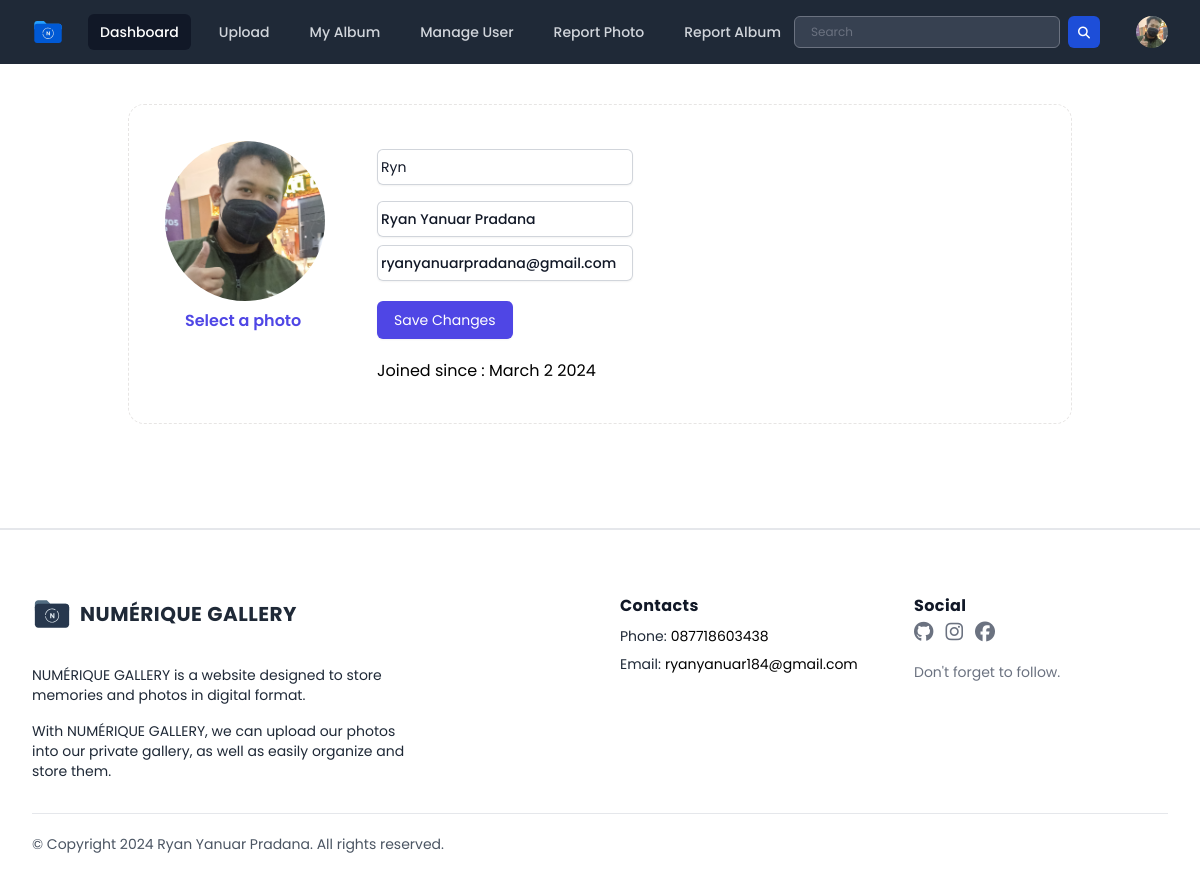
Page /public/page/user/setting_profile.php (signed in) on the committed database.
### tables this page shows
CREATE TABLE `users` (
  `userID` int(11) NOT NULL,
  `name` varchar(255) DEFAULT NULL,
  `username` varchar(50) NOT NULL,
  `password` varchar(255) NOT NULL,
  `email` varchar(100) NOT NULL,
  `access_level` varchar(50) DEFAULT 'user',
  `last_login` datetime DEFAULT NULL,
  `createdAt` timestamp NOT NULL DEFAULT current_timestamp(),
  `profile_photo` varchar(255) DEFAULT 'default_profile.svg'
);

### public/page/user/setting_profile.php (the view, shortened to what this page needs)
<?php
include "../../../database/koneksi.php";
$username = $_SESSION['username'];
$query = "SELECT * FROM users WHERE username = '$username'";
$result = mysqli_query($conn, $query);
if ($result && mysqli_num_rows($result) > 0) {
    $row = mysqli_fetch_assoc($result);
    $accesLevel = $row['access_level'];
    $profile_photo = $row['profile_photo'];
} else {
    echo "Error: " . mysqli_error($conn);
}
?>
<!DOCTYPE html>
<html lang="en">
<head>
    <link rel="stylesheet" href="../../css/output.css">
    <link rel="stylesheet" href="../../css/style.css">
    <link rel="stylesheet" href="../../css/all.min.css">
    <link rel="stylesheet" href="../../css/fontawesome.min.css">
</head>
<body class="h-screen font-poppins">
    <div x-data="{ open: false, profileMenuOpen: false }">
        <nav class="bg-gray-800">
            <div class="mx-auto max-w-7xl px-2 sm:px-6 lg:px-8">
                <div class="relative flex h-16 items-center justify-between">
                    <div class="flex flex-1 items-center justify-center sm:items-stretch sm:justify-start">
                        <div class="flex flex-shrink-0 items-center">
                            <img class="h-8 w-auto" src="../../assets/logo/logo-secondary.svg" alt="Numérique Gallery">
                        </div>
                        <div class="hidden sm:ml-6 sm:block">
                            <div class="flex space-x-4">
                                <a href="./dashboard.php" class="bg-gray-900 text-white rounded-md px-3 py-2 text-sm font-medium" aria-current="page">Dashboard</a>
                                <a href="./uploads.php" class="text-gray-300 hover:bg-gray-700 hover:text-white rounded-md px-3 py-2 text-sm font-medium">Upload</a>
                                <a href="./album.php" class="text-gray-300 hover:bg-gray-700 hover:text-white rounded-md px-3 py-2 text-sm font-medium">My Album</a>
                                <?php if ($accesLevel === 'admin' || $accesLevel === 'super_admin') : ?>
                                    <a href="../admin/manage-user.php" class="text-gray-300 hover:bg-gray-700 hover:text-white rounded-md px-3 py-2 text-sm font-medium">Manage User</a>
                                    <a href="../admin/report/reportPhoto.php" class="text-gray-300 hover:bg-gray-700 hover:text-white rounded-md px-3 py-2 text-sm font-medium">Report Photo</a>
                                    <a href="../admin/report/reportAlbum.php" class="text-gray-300 hover:bg-gray-700 hover:text-white rounded-md px-3 py-2 text-sm font-medium">Report Album</a>
                                <?php elseif ($accesLevel === 'user') : ?>
                                    <a href="../admin/manage-user.php" hidden class="text-gray-300 hover:bg-gray-700 hover:text-white rounded-md px-3 py-2 text-sm font-medium">Manage User</a>
                                <?php endif; ?>
                            </div>
                        </div>
                    </div>
                    <div class="flex items-center">
                        <form action="./result_search.php" class="flex flex-row gap-2" method="GET">
                            <div class="hidden sm:block">
                                <input type="text" name="search" placeholder="Search" class="bg-gray-700 text-white px-4 py-3 h-8 rounded-md text-xs focus:outline-none focus:shadow-outline">
                            </div>
                            <button type="submit" class="text-white block bg-blue-700 hover:bg-blue-800 focus:ring-4 focus:ring-blue-300 font-medium rounded-md text-sm  h-8 w-8 dark:bg-blue-600 dark:hover:bg-blue-700 focus:outline-none dark:focus:ring-blue-800"><i class="fa-solid fa-magnifying-glass text-xs mx-auto"></i></button>
                        </form>
                        <div class="absolute inset-y-0 right-0 flex items-center pr-2 sm:static sm:inset-auto sm:ml-6 sm:pr-0">
                            <div class="relative ml-3">
                                <div>
                                    <button @click="profileMenuOpen = !profileMenuOpen" type="button" class="relative flex rounded-full bg-gray-800 text-sm focus:outline-none focus:ring-2 focus:ring-white focus:ring-offset-2 focus:ring-offset-gray-800" id="user-menu-button" aria-expanded="false" aria-haspopup="true">
                                        <span class="absolute -inset-1.5"></span>
                                        <img class="h-8 w-8 rounded-full" src="../../../database/uploads/<?= $profile_photo ?>" alt="<?= $row['username'] ?> profile photo">
                                    </button>
                                </div>
                            </div>
                        </div>
                    </div>
                </div>
            </div>
        </nav>
    </div>
    <div class="container mx-auto p-10">
        <div class="relative flex flex-col w-full min-h-[320px] min-w-0 mb-6 break-words border border-dashed bg-clip-border rounded-2xl border-stone-200 bg-light/30 draggable">
            <div class="px-9 pt-9 flex-auto min-h-[70px] pb-0 bg-transparent">
                <form action="" method="post" enctype="multipart/form-data">
                    <div class="flex flex-wrap mb-6 xl:flex-nowrap">
                        <div class="mb-5 mr-5">
                            <div class="relative inline-block w-48 shrink-0 rounded-2xl">
                                <img id="profilePhotoPreview" class="flex shrink-0 mb-2 rounded-full w-[80px] h-[80px] lg:w-[160px] lg:h-[160px]" src="../../../database/uploads/<?= $row['profile_photo'] ?>" alt="<?= $row['username'] ?> profile photo" />
                                <button type="button" id="photoPopupButton" onclick="togglePopup()" class="cursor-pointer ml-5 rounded-md bg-white font-semibold text-indigo-600 focus-within:outline-none focus-within:ring-2 focus-within:ring-indigo-600 focus-within:ring-offset-2 hover:text-indigo-500">Select a photo</button>
                            </div>
                        </div>
                        <div class="grow">
                            <div class="flex flex-wrap items-start justify-between mb-2">
                                <div class="flex flex-col">
                                    <div class="flex items-center mb-2">
                                        <div class="sm:col-span-4">
                                            <div class="mt-2">
                                                <div class="flex rounded-md shadow-sm ring-1 ring-inset ring-gray-300 focus-within:ring-2 focus-within:ring-inset focus-within:ring-indigo-600 sm:max-w-md">
                                                    <input type="text" value="<?= $username ?>" name="username" id="username" autocomplete="username" disabled class="block flex-1 border-0 bg-transparent w-64 py-1.5 pl-1 text-gray-900 placeholder:text-gray-400 focus:ring-0 sm:text-sm sm:leading-6" placeholder="">
                                                </div>
                                            </div>
                                        </div>
                                    </div>
                                    <div class="flex flex-wrap pr-2 font-medium">
                                        <div class="sm:col-span-4">
                                            <div class="mt-2">
                                                <div class="flex rounded-md shadow-sm ring-1 ring-inset ring-gray-300 focus-within:ring-2 focus-within:ring-inset focus-within:ring-indigo-600 sm:max-w-md">
                                                    <input type="text" value="<?= $row['name'] ?>" name="name" id="name" autocomplete="name" class="block flex-1 border-0 bg-transparent w-64 py-1.5 pl-1 text-gray-900 placeholder:text-gray-400 focus:ring-0 sm:text-sm sm:leading-6" placeholder="">
                                                </div>
                                            </div>
                                        </div>
                                    </div>
                                    <div class="flex flex-wrap pr-2 font-medium">
                                        <div class="sm:col-span-4">
                                            <div class="mt-2">
                                                <div class="flex rounded-md shadow-sm ring-1 ring-inset ring-gray-300 focus-within:ring-2 focus-within:ring-inset focus-within:ring-indigo-600 sm:max-w-md">
                                                    <input type="email" value="<?= $row['email'] ?>" name="email" id="email" autocomplete="email" class="block flex-1 border-0 bg-transparent w-64 py-1.5 pl-1 text-gray-900 placeholder:text-gray-400 focus:ring-0 sm:text-sm sm:leading-6" placeholder="">
                                                </div>
                                            </div>
                                        </div>
                                    </div>
                                    <div class="mt-5">
                                        <button type="submit" class="inline-flex items-center justify-center px-4 py-2 border border-transparent rounded-md shadow-sm text-sm font-normal text-white bg-indigo-600 hover:bg-indigo-700 focus:outline-none focus:ring-2 focus:ring-offset-2 focus:ring-indigo-500">Save Changes</button>
                                    </div>
                                    <div>
                                        <p class="flex items-center mb-2 mt-5 mr-5 text-secondary-dark hover:text-primary" href="javascript:void(0)">
                                            Joined since : <?= date('F j Y', strtotime($row['createdAt'])); ?>
                                        </p>
                                    </div>
                                </div>
                            </div>
                        </div>
                    </div>
                </form>
            </div>
        </div>
    </div>
    <div class="px-4 pt-16 mx-auto sm:max-w-xl md:max-w-full lg:max-w-screen-xl md:px-24 lg:px-8 border-t-2 mt-10">
        <div class="grid gap-10 row-gap-6 mb-8 sm:grid-cols-2 lg:grid-cols-4">
            <div class="sm:col-span-2">
                <a href="./dashboard.php" aria-label="Go home" title="Company" class="inline-flex items-center">
                    <img src="../../assets/logo/logo-main.svg" class="h-10 w-auto" alt="Numérique Gallery">
                    <span class="ml-2 text-xl font-bold tracking-wide text-gray-800 uppercase">Numérique Gallery</span>
                </a>
                <div class="mt-6 lg:max-w-sm">
                    <p class="text-sm text-gray-800">
                        NUMÉRIQUE GALLERY is a website designed to store memories and photos in digital format.
                    </p>
                    <p class="mt-4 text-sm text-gray-800">
                        With NUMÉRIQUE GALLERY, we can upload our photos into our private gallery, as well as easily organize and store them.
                    </p>
                </div>
            </div>
            <div class="space-y-2 text-sm">
                <p class="text-base font-bold tracking-wide text-gray-900">Contacts</p>
                <div class="flex">
                    <p class="mr-1 text-gray-800">Phone:</p>
                    <span class="transition-colors duration-300 text-deep-purple-accent-400 hover:text-deep-purple-800">087718603438</span>
                </div>
                <div class="flex">
                    <p class="mr-1 text-gray-800">Email:</p>
                    <span class="transition-colors duration-300 text-deep-purple-accent-400 hover:text-deep-purple-800">ryanyanuar184@gmail.com</span>
                </div>
            </div>
            <div>
                <span class="text-base font-bold tracking-wide text-gray-900">Social</span>
                <div class="flex items-center mt-1 space-x-3">
                    <a href="https://github.com/Rynr615" target="_blank" class="text-gray-500 transition-colors duration-300 hover:text-gray-500">
                        <i class="fa-brands fa-github text-xl"></i>
                    </a>
                    <a href="https://www.instagram.com/ryn_ynr/" target="_blank" class="text-gray-500 transition-colors duration-300 hover:hover:text-gray-500">
                        <i class="fa-brands fa-instagram text-xl"></i>
                    </a>
                    <a href="https://www.facebook.com/profile.php?id=100055706964435" target="_blank" class="text-gray-500 transition-colors duration-300 hover:hover:text-gray-500">
                        <i class="fa-brands fa-facebook text-xl"></i>
                    </a>
                </div>
                <p class="mt-4 text-sm text-gray-500">
                    Don't forget to follow.
                </p>
            </div>
        </div>
        <div class="flex flex-col-reverse justify-between pt-5 pb-10 border-t lg:flex-row">
            <p class="text-sm text-gray-600">
                © Copyright 2024 Ryan Yanuar Pradana. All rights reserved.
            </p>
        </div>
    </div>
</body>
</html>

### public/css/style.css (style rules this page uses)
* { font-family : 'Poppins', sans-serif; }

### rows in the picture
users: profile_photo (picture), name "Ryan Yanuar Pradana", email "ryanyanuarpradana@gmail.com", createdAt "March 2 2024"
